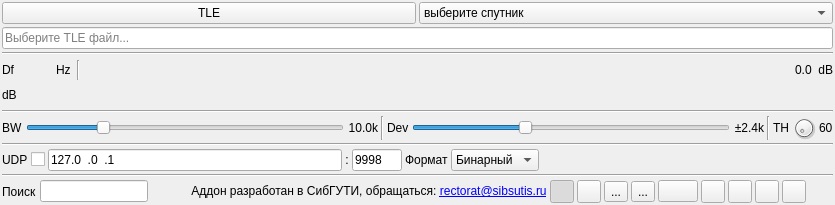
    <widget class="QWidget" name="settingsContainer" native="true">
     <property name="minimumSize">
      <size>
       <width>350</width>
       <height>0</height>
      </size>
     </property>
     <property name="windowTitle">
      <string>Настройки</string>
     </property>
     <layout class="QVBoxLayout" name="verticalLayout">
      <property name="spacing">
       <number>3</number>
      </property>
      <property name="leftMargin">
       <number>2</number>
      </property>
      <property name="topMargin">
       <number>2</number>
      </property>
      <property name="rightMargin">
       <number>2</number>
      </property>
      <property name="bottomMargin">
       <number>2</number>
      </property>
      <item>
       <layout class="QHBoxLayout" name="TLELayout">
        <item>
         <widget class="QPushButton" name="tleButton">
          <property name="text">
           <string>TLE</string>
          </property>
         </widget>
        </item>
        <item>
         <widget class="QComboBox" name="satelliteCombo">
          <property name="currentText">
           <string>выберите спутник</string>
          </property>
          <item>
           <property name="text">
            <string>выберите спутник</string>
           </property>
          </item>
         </widget>
        </item>
       </layout>
      </item>
      <item>
       <widget class="QLineEdit" name="tleFileEdit">
        <property name="readOnly">
         <bool>true</bool>
        </property>
        <property name="placeholderText">
         <string>Выберите TLE файл...</string>
        </property>
       </widget>
      </item>
      <item>
       <widget class="Line" name="line_9">
        <property name="orientation">
         <enum>Qt::Horizontal</enum>
        </property>
       </widget>
      </item>
      <item>
       <layout class="QHBoxLayout" name="powLayout">
        <property name="topMargin">
         <number>2</number>
        </property>
        <item>
         <widget class="QLabel" name="deltaFrequencyLabel">
          <property name="minimumSize">
           <size>
            <width>16</width>
            <height>0</height>
           </size>
          </property>
          <property name="text">
           <string>Df</string>
          </property>
         </widget>
        </item>
        <item>
         <widget class="ValueDialZ" name="deltaFrequency" native="true">
          <property name="sizePolicy">
           <sizepolicy hsizetype="Maximum" vsizetype="Maximum">
            <horstretch>0</horstretch>
            <verstretch>0</verstretch>
           </sizepolicy>
          </property>
          <property name="minimumSize">
           <size>
            <width>32</width>
            <height>16</height>
           </size>
          </property>
          <property name="font">
           <font>
            <family>Liberation Mono</family>
            <pointsize>12</pointsize>
           </font>
          </property>
          <property name="cursor">
           <cursorShape>PointingHandCursor</cursorShape>
          </property>
          <property name="focusPolicy">
           <enum>Qt::StrongFocus</enum>
          </property>
          <property name="toolTip">
           <string>Сдвиг частоты от центра, Гц</string>
          </property>
         </widget>
        </item>
        <item>
         <widget class="QLabel" name="deltaUnits">
          <property name="text">
           <string>Hz </string>
          </property>
         </widget>
        </item>
        <item>
         <widget class="Line" name="line">
          <property name="orientation">
           <enum>Qt::Vertical</enum>
          </property>
         </widget>
        </item>
        <item>
         <spacer name="horizontalSpacer">
          <property name="orientation">
           <enum>Qt::Horizontal</enum>
          </property>
          <property name="sizeHint" stdset="0">
           <size>
            <width>40</width>
            <height>20</height>
           </size>
          </property>
         </spacer>
        </item>
        <item>
         <layout class="QHBoxLayout" name="channelPowerLayout">
          <item>
           <widget class="QLabel" name="channelPower">
            <property name="toolTip">
             <string>Мощность канала</string>
            </property>
            <property name="layoutDirection">
             <enum>Qt::RightToLeft</enum>
            </property>
            <property name="text">
             <string>0.0</string>
            </property>
           </widget>
          </item>
          <item>
           <widget class="QLabel" name="channelPowerUnits">
            <property name="text">
             <string> dB</string>
            </property>
           </widget>
          </item>
         </layout>
        </item>
       </layout>
      </item>
      <item>
       <layout class="QHBoxLayout" name="powerLayout">
        <item>
         <widget class="QLabel" name="channelPowerMeterUnits">
          <property name="text">
           <string>dB</string>
          </property>
         </widget>
        </item>
        <item>
         <widget class="LevelMeterSignalDB" name="channelPowerMeter" native="true">
          <property name="sizePolicy">
           <sizepolicy hsizetype="Expanding" vsizetype="MinimumExpanding">
            <horstretch>0</horstretch>
            <verstretch>0</verstretch>
           </sizepolicy>
          </property>
          <property name="minimumSize">
           <size>
            <width>0</width>
            <height>24</height>
           </size>
          </property>
          <property name="font">
           <font>
            <family>Liberation Mono</family>
            <pointsize>8</pointsize>
           </font>
          </property>
          <property name="toolTip">
           <string>Измеритель уровня (дБ): верхний трейс — средний, нижний — пиковый</string>
          </property>
         </widget>
        </item>
       </layout>
      </item>
      <item>
       <widget class="Line" name="line_5">
        <property name="orientation">
         <enum>Qt::Horizontal</enum>
        </property>
       </widget>
      </item>
      <item>
       <layout class="QHBoxLayout" name="phySettingsLayout">
        <item>
         <widget class="QLabel" name="rfBWLabel">
          <property name="text">
           <string>BW</string>
          </property>
         </widget>
        </item>
        <item>
         <widget class="QSlider" name="rfBW">
          <property name="sizePolicy">
           <sizepolicy hsizetype="Expanding" vsizetype="Minimum">
            <horstretch>0</horstretch>
            <verstretch>0</verstretch>
           </sizepolicy>
          </property>
          <property name="minimumSize">
           <size>
            <width>0</width>
            <height>0</height>
           </size>
          </property>
          <property name="toolTip">
           <string>Полоса пропускания РЧ</string>
          </property>
          <property name="minimum">
           <number>10</number>
          </property>
          <property name="maximum">
           <number>400</number>
          </property>
          <property name="pageStep">
           <number>1</number>
          </property>
          <property name="value">
           <number>100</number>
          </property>
          <property name="orientation">
           <enum>Qt::Horizontal</enum>
          </property>
         </widget>
        </item>
        <item>
         <widget class="QLabel" name="rfBWText">
          <property name="minimumSize">
           <size>
            <width>30</width>
            <height>0</height>
           </size>
          </property>
          <property name="text">
           <string>10.0k</string>
          </property>
          <property name="alignment">
           <set>Qt::AlignRight|Qt::AlignTrailing|Qt::AlignVCenter</set>
          </property>
         </widget>
        </item>
        <item>
         <widget class="Line" name="line_2">
          <property name="orientation">
           <enum>Qt::Vertical</enum>
          </property>
         </widget>
        </item>
        <item>
         <widget class="QLabel" name="fmDevLabel">
          <property name="text">
           <string>Dev</string>
          </property>
         </widget>
        </item>
        <item>
         <widget class="QSlider" name="fmDev">
          <property name="sizePolicy">
           <sizepolicy hsizetype="Expanding" vsizetype="Minimum">
            <horstretch>0</horstretch>
            <verstretch>0</verstretch>
           </sizepolicy>
          </property>
          <property name="minimumSize">
           <size>
            <width>0</width>
            <height>0</height>
           </size>
          </property>
          <property name="toolTip">
           <string>Частотная девиация</string>
          </property>
          <property name="minimum">
           <number>10</number>
          </property>
          <property name="maximum">
           <number>50</number>
          </property>
          <property name="pageStep">
           <number>1</number>
          </property>
          <property name="value">
           <number>24</number>
          </property>
          <property name="orientation">
           <enum>Qt::Horizontal</enum>
          </property>
         </widget>
        </item>
        <item>
         <widget class="QLabel" name="fmDevText">
          <property name="minimumSize">
           <size>
            <width>30</width>
            <height>0</height>
           </size>
          </property>
          <property name="text">
           <string>±2.4k</string>
          </property>
          <property name="alignment">
           <set>Qt::AlignRight|Qt::AlignTrailing|Qt::AlignVCenter</set>
          </property>
         </widget>
        </item>
        <item>
         <widget class="Line" name="line_7">
          <property name="orientation">
           <enum>Qt::Vertical</enum>
          </property>
         </widget>
        </item>
        <item>
         <widget class="QLabel" name="thresholdLabel">
          <property name="text">
           <string>TH</string>
          </property>
         </widget>
        </item>
        <item>
         <widget class="QDial" name="threshold">
          <property name="maximumSize">
           <size>
            <width>24</width>
            <height>24</height>
           </size>
          </property>
          <property name="toolTip">
           <string>Порог корреляции</string>
          </property>
          <property name="minimum">
           <number>0</number>
          </property>
          <property name="maximum">
           <number>60</number>
          </property>
          <property name="singleStep">
           <number>1</number>
          </property>
          <property name="pageStep">
           <number>5</number>
          </property>
          <property name="value">
           <number>0</number>
          </property>
         </widget>
        </item>
        <item>
         <widget class="QLabel" name="thresholdText">
          <property name="text">
           <string>60</string>
          </property>
         </widget>
        </item>
       </layout>
      </item>
      <item>
       <widget class="Line" name="line_6">
        <property name="orientation">
         <enum>Qt::Horizontal</enum>
        </property>
       </widget>
      </item>
      <item>
       <layout class="QHBoxLayout" name="udpLayout">
        <item>
         <widget class="QLabel" name="udpEnabledLabel">
          <property name="text">
           <string>UDP</string>
          </property>
         </widget>
        </item>
        <item>
         <widget class="QCheckBox" name="udpEnabled">
          <property name="toolTip">
           <string>Отправка пакетов через UDP</string>
          </property>
          <property name="layoutDirection">
           <enum>Qt::RightToLeft</enum>
          </property>
          <property name="text">
           <string/>
          </property>
         </widget>
        </item>
        <item>
         <widget class="QLineEdit" name="udpAddress">
          <property name="minimumSize">
           <size>
            <width>120</width>
            <height>0</height>
           </size>
          </property>
          <property name="focusPolicy">
           <enum>Qt::ClickFocus</enum>
          </property>
          <property name="toolTip">
           <string>Адрес назначения UDP</string>
          </property>
          <property name="inputMask">
           <string>000.000.000.000</string>
          </property>
          <property name="text">
           <string>127.0.0.1</string>
          </property>
         </widget>
        </item>
        <item>
         <widget class="QLabel" name="udpSeparator">
          <property name="text">
           <string>:</string>
          </property>
          <property name="alignment">
           <set>Qt::AlignCenter</set>
          </property>
         </widget>
        </item>
        <item>
         <widget class="QLineEdit" name="udpPort">
          <property name="minimumSize">
           <size>
            <width>50</width>
            <height>0</height>
           </size>
          </property>
          <property name="maximumSize">
           <size>
            <width>50</width>
            <height>16777215</height>
           </size>
          </property>
          <property name="focusPolicy">
           <enum>Qt::ClickFocus</enum>
          </property>
          <property name="toolTip">
           <string>Порт назначения UDP</string>
          </property>
          <property name="inputMask">
           <string>00000</string>
          </property>
          <property name="text">
           <string>9998</string>
          </property>
         </widget>
        </item>
        <item>
         <widget class="QLabel" name="udpFormatLabel">
          <property name="text">
           <string>Формат</string>
          </property>
         </widget>
        </item>
        <item>
         <widget class="QComboBox" name="udpFormat">
          <property name="minimumSize">
           <size>
            <width>66</width>
            <height>0</height>
           </size>
          </property>
          <property name="toolTip">
           <string>Формат пересылки принятых сообщений</string>
          </property>
          <item>
           <property name="text">
            <string>Бинарный</string>
           </property>
          </item>
          <item>
           <property name="text">
            <string>JSON</string>
           </property>
          </item>
         </widget>
        </item>
        <item>
         <spacer name="horizontalSpacer_4">
          <property name="orientation">
           <enum>Qt::Horizontal</enum>
          </property>
          <property name="sizeHint" stdset="0">
           <size>
            <width>40</width>
            <height>20</height>
           </size>
          </property>
         </spacer>
        </item>
       </layout>
      </item>
      <item>
       <widget class="Line" name="line_3">
        <property name="orientation">
         <enum>Qt::Horizontal</enum>
        </property>
       </widget>
      </item>
      <item>
       <layout class="QHBoxLayout" name="filterLayout">
        <item>
         <widget class="QLabel" name="filterMMSILabel">
          <property name="text">
           <string>Поиск</string>
          </property>
         </widget>
        </item>
        <item>
         <widget class="QLineEdit" name="filterMMSI">
          <property name="toolTip">
           <string>Фильтрация логов по регулярному выражению или тексту</string>
          </property>
         </widget>
        </item>
        <item>
         <spacer name="horizontalSpacer_3">
          <property name="orientation">
           <enum>Qt::Horizontal</enum>
          </property>
          <property name="sizeHint" stdset="0">
           <size>
            <width>40</width>
            <height>20</height>
           </size>
          </property>
         </spacer>
        </item>
        <item>
         <widget class="QLabel" name="copyrightLabel">
          <property name="text">
           <string>Аддон разработан в СибГУТИ, обращаться: &lt;a href=&quot;mailto:rectorat@sibsutis.ru&quot;&gt;rectorat@sibsutis.ru&lt;/a&gt;</string>
          </property>
          <property name="textFormat">
           <enum>Qt::RichText</enum>
          </property>
          <property name="alignment">
           <set>Qt::AlignCenter</set>
          </property>
          <property name="openExternalLinks">
           <bool>true</bool>
          </property>
         </widget>
        </item>
        <item>
         <widget class="ButtonSwitch" name="useFileTime">
          <property name="maximumSize">
           <size>
            <width>24</width>
            <height>16777215</height>
           </size>
          </property>
          <property name="toolTip">
           <string>Использовать дату и время из входного файла</string>
          </property>
          <property name="text">
           <string/>
          </property>
          <property name="icon">
           <iconset resource="../../../sdrgui/resources/res.qrc">
            <normaloff>:/clockcurrent.png</normaloff>
            <normalon>:/clockfile.png</normalon>:/clockcurrent.png</iconset>
          </property>
          <property name="checkable">
           <bool>true</bool>
          </property>
          <property name="checked">
           <bool>true</bool>
          </property>
         </widget>
        </item>
        <item>
         <widget class="ButtonSwitch" name="logEnable">
          <property name="maximumSize">
           <size>
            <width>24</width>
            <height>16777215</height>
           </size>
          </property>
          <property name="toolTip">
           <string>Запись сообщений в .csv</string>
          </property>
          <property name="text">
           <string/>
          </property>
          <property name="icon">
           <iconset resource="../../../sdrgui/resources/res.qrc">
            <normaloff>:/record_off.png</normaloff>:/record_off.png</iconset>
          </property>
         </widget>
        </item>
        <item>
         <widget class="QToolButton" name="logFilename">
          <property name="toolTip">
           <string>Имя файла лога .csv</string>
          </property>
          <property name="text">
           <string>...</string>
          </property>
          <property name="icon">
           <iconset resource="../../../sdrgui/resources/res.qrc">
            <normaloff>:/save.png</normaloff>:/save.png</iconset>
          </property>
          <property name="checkable">
           <bool>false</bool>
          </property>
         </widget>
        </item>
        <item>
         <widget class="QToolButton" name="logOpen">
          <property name="toolTip">
           <string>Чтение данных из .csv лога</string>
          </property>
          <property name="text">
           <string>...</string>
          </property>
          <property name="icon">
           <iconset resource="../../../sdrgui/resources/res.qrc">
            <normaloff>:/load.png</normaloff>:/load.png</iconset>
          </property>
          <property name="checkable">
           <bool>false</bool>
          </property>
         </widget>
        </item>
        <item>
         <widget class="QPushButton" name="clearTable">
          <property name="toolTip">
           <string>Очистить таблицу</string>
          </property>
          <property name="text">
           <string/>
          </property>
          <property name="icon">
           <iconset resource="../../../sdrgui/resources/res.qrc">
            <normaloff>:/bin.png</normaloff>:/bin.png</iconset>
          </property>
         </widget>
        </item>
        <item>
         <widget class="ButtonSwitch" name="textLogEnable">
          <property name="maximumSize">
           <size>
            <width>24</width>
            <height>16777215</height>
           </size>
          </property>
          <property name="toolTip">
           <string>Запись декодированного текста в .txt</string>
          </property>
          <property name="text">
           <string/>
          </property>
          <property name="icon">
           <iconset>
            <normaloff>:/text.png</normaloff>:/text.png</iconset>
          </property>
         </widget>
        </item>
        <item>
         <widget class="ButtonSwitch" name="iqRecordEnable">
          <property name="maximumSize">
           <size>
            <width>24</width>
            <height>16777215</height>
           </size>
          </property>
          <property name="toolTip">
           <string>Запись IQ по слову синхронизации</string>
          </property>
          <property name="text">
           <string/>
          </property>
          <property name="icon">
           <iconset resource="../../../sdrgui/resources/res.qrc">
            <normaloff>:/record_off.png</normaloff>
            <normalon>:/record_on.png</normalon>:/record_off.png</iconset>
          </property>
         </widget>
        </item>
        <item>
         <widget class="ButtonSwitch" name="iqRecordArm">
          <property name="maximumSize">
           <size>
            <width>24</width>
            <height>16777215</height>
           </size>
          </property>
          <property name="toolTip">
           <string>Взвод записи .bin при обнаружении синхрослова</string>
          </property>
          <property name="text">
           <string/>
          </property>
          <property name="icon">
           <iconset resource="../../../sdrgui/resources/res.qrc">
            <normaloff>:/record_off.png</normaloff>
            <normalon>:/record_on.png</normalon>:/record_off.png</iconset>
          </property>
         </widget>
        </item>
        <item>
         <widget class="ButtonSwitch" name="iqWavRecord">
          <property name="maximumSize">
           <size>
            <width>24</width>
            <height>16777215</height>
           </size>
          </property>
          <property name="toolTip">
           <string>Запись WAV IQ (int16) после ресемплера</string>
          </property>
          <property name="text">
           <string/>
          </property>
          <property name="icon">
           <iconset resource="../../../sdrgui/resources/res.qrc">
            <normaloff>:/record_off.png</normaloff>
            <normalon>:/record_on.png</normalon>:/record_off.png</iconset>
          </property>
         </widget>
        </item>
        <item>
         <widget class="QPushButton" name="dspSettingsButton">
          <property name="maximumSize">
           <size>
            <width>24</width>
            <height>16777215</height>
           </size>
          </property>
          <property name="toolTip">
           <string>Настройки ЦОС</string>
          </property>
          <property name="text">
           <string/>
          </property>
          <property name="icon">
           <iconset resource="../../../sdrgui/resources/res.qrc">
            <normaloff>:/gear.png</normaloff>:/gear.png</iconset>
          </property>
          <property name="flat">
           <bool>true</bool>
          </property>
         </widget>
        </item>
       </layout>
      </item>
     </layout>
    </widget>
